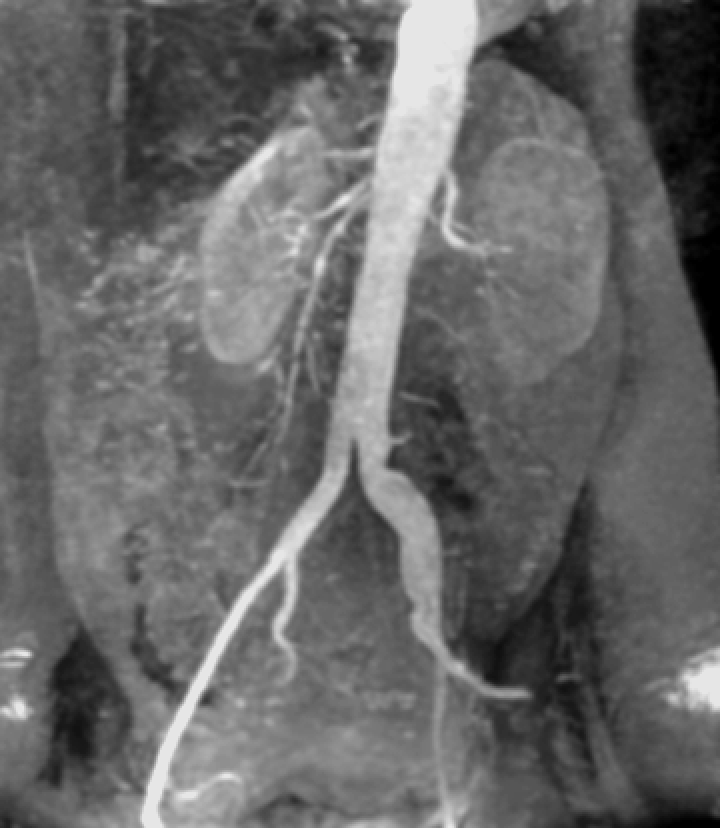
#> input picture HW3 - Spatial Operations/Kidney.png, 720 x 828 px
$ jupyter execute pt-1.ipynb
#> lines starting #> are read from the running program, lines starting #| are printed output that depends on the picture
[cell 1]
import numpy as np
import cv2
import matplotlib.pyplot as plt

##### Load image

[cell 2]
kidney_img = cv2.imread('Kidney.png', cv2.IMREAD_GRAYSCALE)
#> kidney_img is the input picture: shape (828, 720); min 0, max 230, mean 103.5

##### Display the image in the standard format

[cell 3]
## disable x & y axis
plt.axis('off')
plt.title('Original Kidney Image', color='white', backgroundcolor='blue')
plt.imshow(kidney_img, cmap = 'gray', vmin=0, vmax=2**(kidney_img.itemsize*8)-1)

### Implement spatial filtering function
- **Purpose**: This function takes the name of a spatial filter (either mean or median), the kernel size, and an input image (Kidney.png) as its arguments.
- **Functionality**: It applies the specified spatial filter with the given kernel size to the input image.
- **Output**: The function returns the filtered image.

[cell 4]
def perform_spatial_operation(_img, filter_name: str, kernel_size):
    # Assign filter
    ## median blur
#> called with filter_name = 'median', kernel_size = 5
    if filter_name == 'median':
        return cv2.medianBlur(_img, kernel_size)
    ## average blur
    elif filter_name == 'average':
        return cv2.blur(_img, (kernel_size, kernel_size))
    ## not supported
    raise ValueError('Available filter options: median, average')

##### Apply a 5x5 mean filter and a 5x5 median filter to the image, display the results alongside the original, and analyze any differences.

[cell 5]
median_filtered_img = perform_spatial_operation(kidney_img, 'median', 5)
avg_filtered_img = perform_spatial_operation(kidney_img, 'average', 5)

[cell 6]
fig = plt.figure(figsize=(12, 10))
gs = fig.add_gridspec(1, 3)

# original image
ax1 = fig.add_subplot(gs[0, 0])
ax1.axis('off')
ax1.imshow(kidney_img, cmap='gray', vmin=0, vmax=2**(kidney_img.itemsize*8)-1)
ax1.set_title('Original', color='white', backgroundcolor='blue')

# median
ax2 = fig.add_subplot(gs[0, 1])
ax2.axis('off')
ax2.imshow(median_filtered_img, cmap='gray', vmin=0, vmax=2**(median_filtered_img.itemsize*8)-1)
ax2.set_title('Median Filtered', color='white', backgroundcolor='blue')

# average
ax2 = fig.add_subplot(gs[0, 2])
ax2.axis('off')
ax2.imshow(avg_filtered_img, cmap='gray', vmin=0, vmax=2**(avg_filtered_img.itemsize*8)-1)
ax2.set_title('Average Filtered', color='white', backgroundcolor='blue')
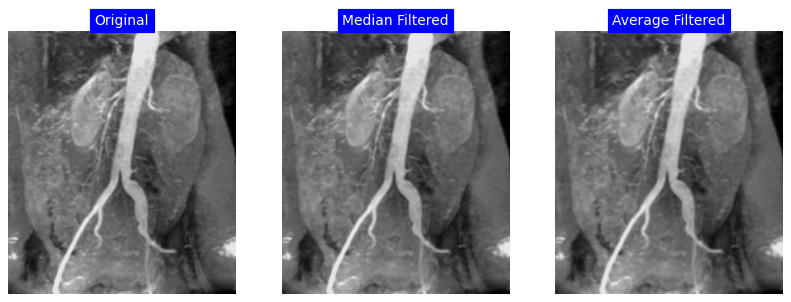
#> figure drawn by matplotlib, 3 panels

Applying a median filter slightly reduces the noise in the image, while the mean filter results in a subtle blurring effect. Both changes are subtle and require close observation to identify.

### Implement Laplacian Isotropic filter with specified orientation
- **Objective**: To apply a Laplacian isotropic filter on the given image, oriented according to a specified angle \( n \).
- **Functionality**: The function receives the image and an angle \( n \) as inputs. The angle \( n \) determines the orientation of the Laplacian isotropic filter (e.g., 45, 90).
- **Output**: The processed image after the application of the specified Laplacian isotropic filter. The center element of the filter is set to be negative.

[cell 7]
def perform_laplacian(_img, n: int):
    # assign filter
#> called with n = 45
    if n == 45:
        kernel = np.array([[1, 1, 1],
                        [1, -8, 1],
                        [1, 1, 1]])
    elif n == 90:
        kernel = np.array([[0, 1, 0],
                           [1, -4, 1],
                           [0, 1, 0]])
    # not supported
    else:
        raise ValueError('Available filter options: median, average')
    # apply kernel on the image
    laplacian_img = cv2.filter2D(src=_img, ddepth=-1, kernel=kernel)
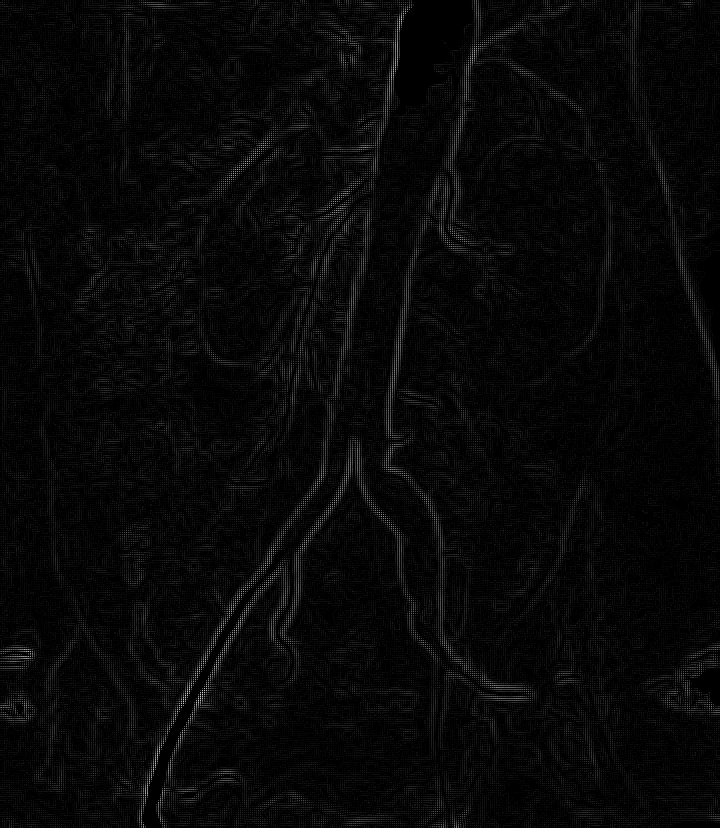
#> laplacian_img: shape (828, 720); min 0, max 220, mean 7.5
    return laplacian_img

##### Apply and compare Laplacian Isotropic filters with different orientations.

[cell 8]
filtered_img_45 = perform_laplacian(kidney_img, 45)
filtered_img_90 = perform_laplacian(kidney_img, 90)

[cell 9]
fig = plt.figure(figsize=(12, 10))
gs = fig.add_gridspec(1, 3)

# original image
ax1 = fig.add_subplot(gs[0, 0])
ax1.axis('off')
ax1.imshow(kidney_img, cmap='gray', vmin=0, vmax=2**(kidney_img.itemsize*8)-1)
ax1.set_title('Original', color='white', backgroundcolor='blue')

# laplacian isotropic filter = 45
ax2 = fig.add_subplot(gs[0, 1])
ax2.axis('off')
ax2.imshow(filtered_img_45, cmap='gray', vmin=0, vmax=2**(filtered_img_45.itemsize*8)-1)
ax2.set_title('Laplacian Isotropic Filter = 45', color='white', backgroundcolor='blue')

# laplacian isotropic filter = 90
ax2 = fig.add_subplot(gs[0, 2])
ax2.axis('off')
ax2.imshow(filtered_img_90, cmap='gray', vmin=0, vmax=2**(filtered_img_90.itemsize*8)-1)
ax2.set_title('Laplacian Isotropic Filter = 90', color='white', backgroundcolor='blue')
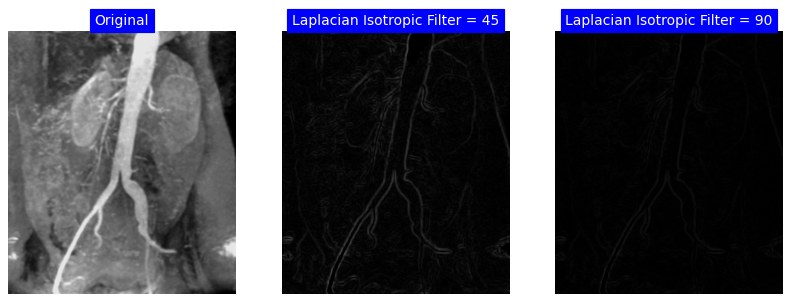
#> figure drawn by matplotlib, 3 panels
